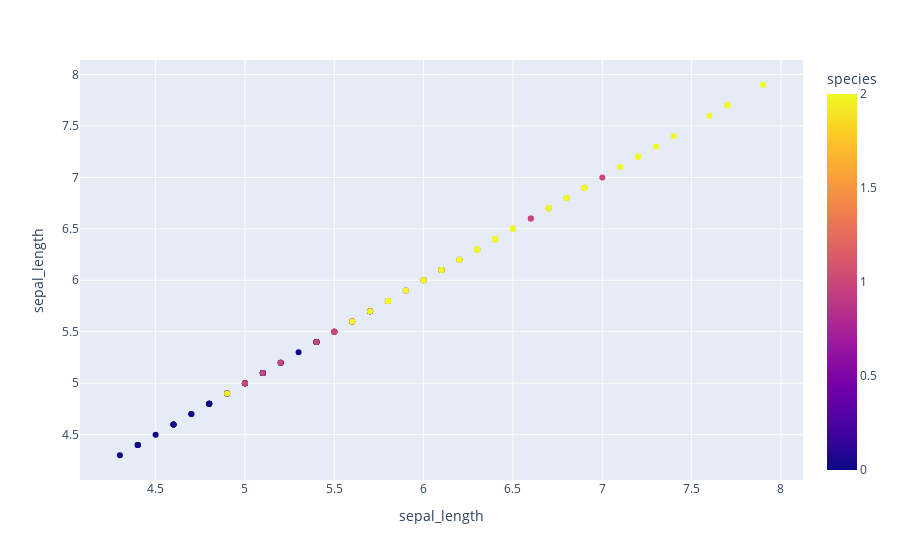
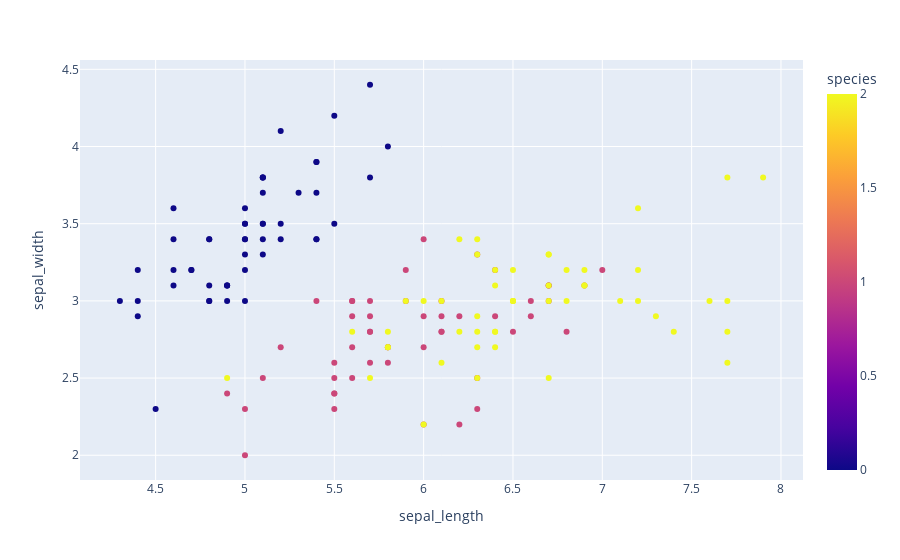
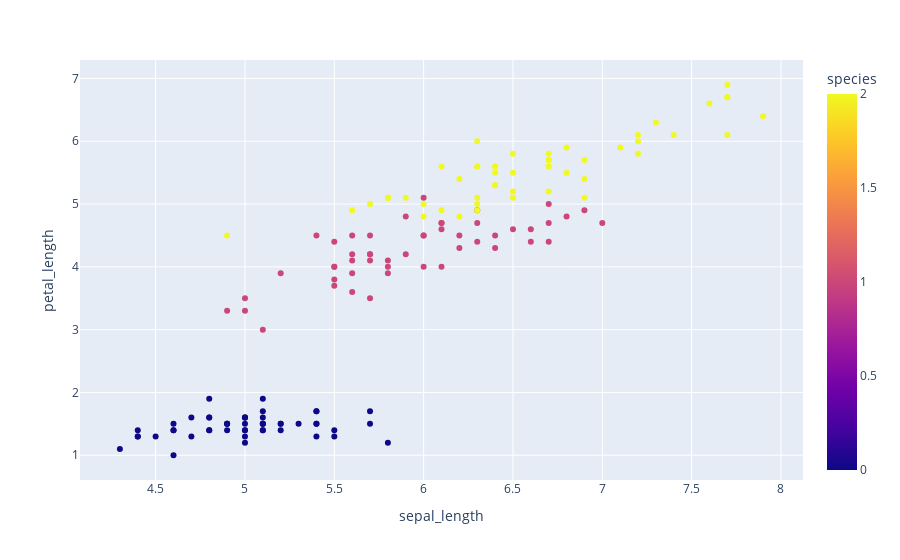
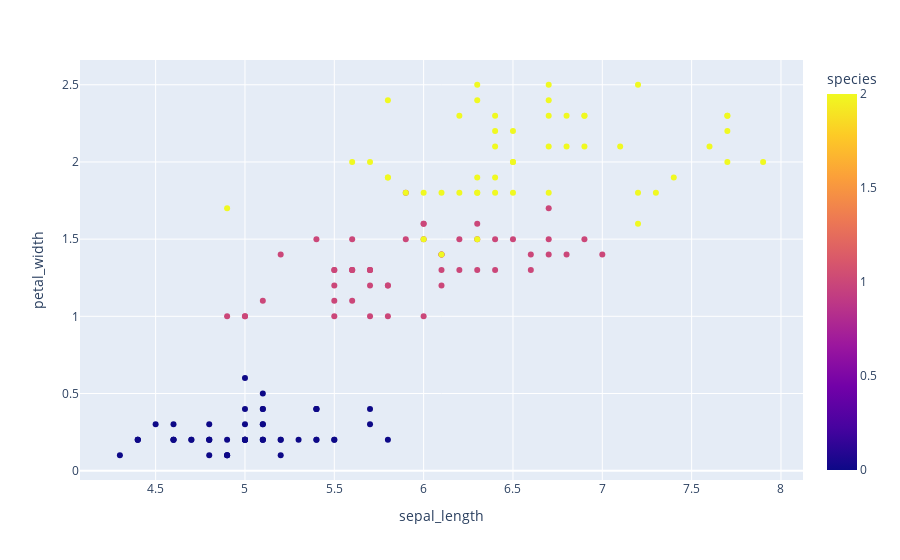

These figures' notebook cell, in order:
### Markdown cell above
## Here we Used scatter plot via plotly and seaborn to showcase all possible independent variable graph:
### I have just use scatter plot if you want you can use other graph
### I used Plotly because its more readable

### Code cell
def Plots(a,b):
    sns.scatterplot(data=df, x=a, y=b, hue='species')
    plot = px.scatter(df,x=df[a], y=df[b],color=df['species'],)  # Advanced version to represent scatter plot via plotly
    plt.show()
    plot.show()
tuple([Plots(i,j) for i,j in Possible_outcome])

### Figure 1 — Plotly figure (JSON) as saved in the notebook; plotly's stock layout.template omitted (floating-point values rounded to 4 significant figures; data arrays with more than 128 entries replaced by an {"elided": "..."} marker saying what was removed)
{"data": [{"hovertemplate": "sepal_length=%{y}<br>species=%{marker.color}<extra></extra>", "legendgroup": "", "marker": {"color": {"elided": "150 int values"}, "coloraxis": "coloraxis", "symbol": "circle"}, "mode": "markers", "name": "", "orientation": "v", "showlegend": false, "type": "scatter", "x": {"elided": "150 float values"}, "xaxis": "x", "y": {"elided": "150 float values"}, "yaxis": "y"}], "layout": {"autosize": true, "coloraxis": {"colorbar": {"title": {"text": "species"}}, "colorscale": [[0, "#0d0887"], [0.1111, "#46039f"], [0.2222, "#7201a8"], [0.3333, "#9c179e"], [0.4444, "#bd3786"], [0.5556, "#d8576b"], [0.6667, "#ed7953"], [0.7778, "#fb9f3a"], [0.8889, "#fdca26"], [1, "#f0f921"]]}, "legend": {"tracegroupgap": 0}, "margin": {"t": 60}, "xaxis": {"anchor": "y", "autorange": true, "domain": [0, 1], "range": [4.085, 8.115], "title": {"text": "sepal_length"}, "type": "linear"}, "yaxis": {"anchor": "x", "autorange": true, "domain": [0, 1], "range": [4.021, 8.179], "title": {"text": "sepal_length"}, "type": "linear"}}}

### Figure 2 — Plotly figure (JSON) as saved in the notebook; plotly's stock layout.template omitted (floating-point values rounded to 4 significant figures; data arrays with more than 128 entries replaced by an {"elided": "..."} marker saying what was removed)
{"data": [{"hovertemplate": "sepal_length=%{x}<br>sepal_width=%{y}<br>species=%{marker.color}<extra></extra>", "legendgroup": "", "marker": {"color": {"elided": "150 int values"}, "coloraxis": "coloraxis", "symbol": "circle"}, "mode": "markers", "name": "", "orientation": "v", "showlegend": false, "type": "scatter", "x": {"elided": "150 float values"}, "xaxis": "x", "y": {"elided": "150 float values"}, "yaxis": "y"}], "layout": {"autosize": true, "coloraxis": {"colorbar": {"title": {"text": "species"}}, "colorscale": [[0, "#0d0887"], [0.1111, "#46039f"], [0.2222, "#7201a8"], [0.3333, "#9c179e"], [0.4444, "#bd3786"], [0.5556, "#d8576b"], [0.6667, "#ed7953"], [0.7778, "#fb9f3a"], [0.8889, "#fdca26"], [1, "#f0f921"]]}, "legend": {"tracegroupgap": 0}, "margin": {"t": 60}, "xaxis": {"anchor": "y", "autorange": true, "domain": [0, 1], "range": [4.085, 8.115], "title": {"text": "sepal_length"}, "type": "linear"}, "yaxis": {"anchor": "x", "autorange": true, "domain": [0, 1], "range": [1.814, 4.586], "title": {"text": "sepal_width"}, "type": "linear"}}}

### Figure 3 — Plotly figure (JSON) as saved in the notebook; plotly's stock layout.template omitted (floating-point values rounded to 4 significant figures; data arrays with more than 128 entries replaced by an {"elided": "..."} marker saying what was removed)
{"data": [{"hovertemplate": "sepal_length=%{x}<br>petal_length=%{y}<br>species=%{marker.color}<extra></extra>", "legendgroup": "", "marker": {"color": {"elided": "150 int values"}, "coloraxis": "coloraxis", "symbol": "circle"}, "mode": "markers", "name": "", "orientation": "v", "showlegend": false, "type": "scatter", "x": {"elided": "150 float values"}, "xaxis": "x", "y": {"elided": "150 float values"}, "yaxis": "y"}], "layout": {"autosize": true, "coloraxis": {"colorbar": {"title": {"text": "species"}}, "colorscale": [[0, "#0d0887"], [0.1111, "#46039f"], [0.2222, "#7201a8"], [0.3333, "#9c179e"], [0.4444, "#bd3786"], [0.5556, "#d8576b"], [0.6667, "#ed7953"], [0.7778, "#fb9f3a"], [0.8889, "#fdca26"], [1, "#f0f921"]]}, "legend": {"tracegroupgap": 0}, "margin": {"t": 60}, "xaxis": {"anchor": "y", "autorange": true, "domain": [0, 1], "range": [4.085, 8.115], "title": {"text": "sepal_length"}, "type": "linear"}, "yaxis": {"anchor": "x", "autorange": true, "domain": [0, 1], "range": [0.5432, 7.357], "title": {"text": "petal_length"}, "type": "linear"}}}

### Figure 4 — Plotly figure (JSON) as saved in the notebook; plotly's stock layout.template omitted (floating-point values rounded to 4 significant figures; data arrays with more than 128 entries replaced by an {"elided": "..."} marker saying what was removed)
{"data": [{"hovertemplate": "sepal_length=%{x}<br>petal_width=%{y}<br>species=%{marker.color}<extra></extra>", "legendgroup": "", "marker": {"color": {"elided": "150 int values"}, "coloraxis": "coloraxis", "symbol": "circle"}, "mode": "markers", "name": "", "orientation": "v", "showlegend": false, "type": "scatter", "x": {"elided": "150 float values"}, "xaxis": "x", "y": {"elided": "150 float values"}, "yaxis": "y"}], "layout": {"autosize": true, "coloraxis": {"colorbar": {"title": {"text": "species"}}, "colorscale": [[0, "#0d0887"], [0.1111, "#46039f"], [0.2222, "#7201a8"], [0.3333, "#9c179e"], [0.4444, "#bd3786"], [0.5556, "#d8576b"], [0.6667, "#ed7953"], [0.7778, "#fb9f3a"], [0.8889, "#fdca26"], [1, "#f0f921"]]}, "legend": {"tracegroupgap": 0}, "margin": {"t": 60}, "xaxis": {"anchor": "y", "autorange": true, "domain": [0, 1], "range": [4.085, 8.115], "title": {"text": "sepal_length"}, "type": "linear"}, "yaxis": {"anchor": "x", "autorange": true, "domain": [0, 1], "range": [-0.08583, 2.686], "title": {"text": "petal_width"}, "type": "linear"}}}
